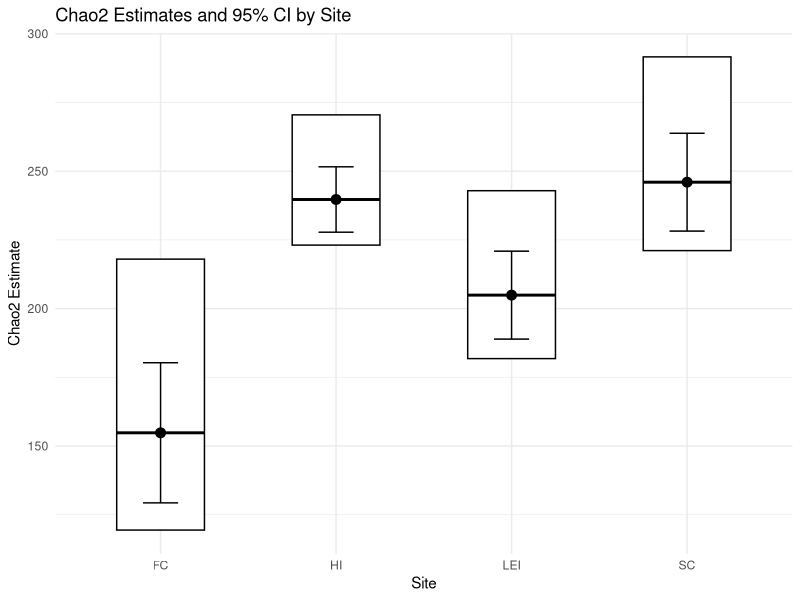

The R source for this figure:
# Define site names and corresponding Chao2 estimates and standard errors (SE)
sites <- c("FC", "HI", "LEI", "SC")
chao2_estimates <- c(154.8, 239.7, 204.9, 246)
SE <- c(25.5, 11.9, 16, 17.8)
CI_lower <- c(119.4, 223.1, 181.8, 221.1)
CI_upper <- c(218, 270.5, 242.9, 291.6)

# Create a data frame with the information
chao2_data <- data.frame(sites, chao2_estimates, SE, CI_lower, CI_upper)

# Plot the Chao2 estimates as a boxplot
library(ggplot2)

ggplot(chao2_data, aes(x = sites)) +
  geom_crossbar(aes(ymin = CI_lower, ymax = CI_upper, y = chao2_estimates),
                width = 0.5, fill = "white", color = "black", fatten = 2) +
  geom_point(aes(y = chao2_estimates), size = 3, color = "black") +
  geom_errorbar(aes(ymin = chao2_estimates - SE, ymax = chao2_estimates + SE),
                width = 0.2, position = position_dodge(0.9), color = "black") +
  labs(title = "Chao2 Estimates and 95% CI by Site",
       x = "Site", y = "Chao2 Estimate") +
  theme_minimal()